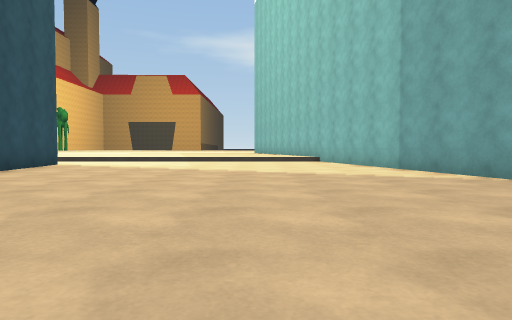
view 1 (above)

22 first-person views from a walk through a Unity game level. The camera is 0.55 m above the floor, tilts 2° down and sees 75° across. The floor is counted in squares, 1 m on a side. Each view is taken from the middle of a square. On the plan, view 1 faces up. The plan holds only what a view shows up to about 9 squares ahead; the rest is blank. The place goes on beyond the plan. Surface patterns are stand-ins for the level's own textures.

view 2
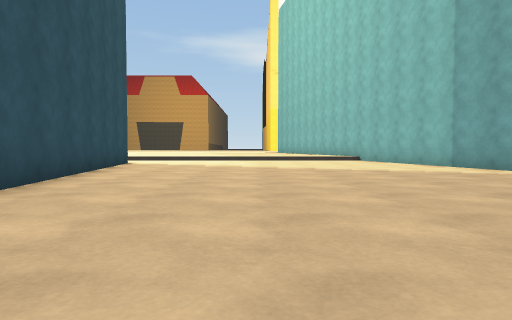

view 3
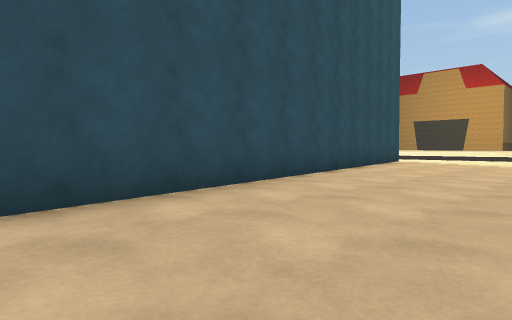

view 4
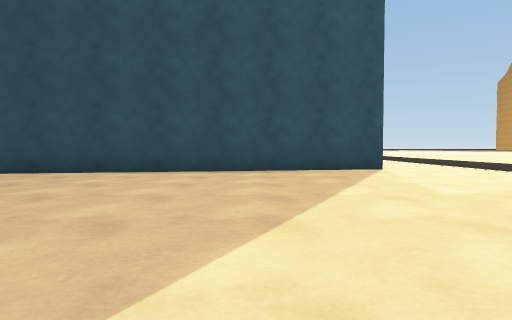

view 5
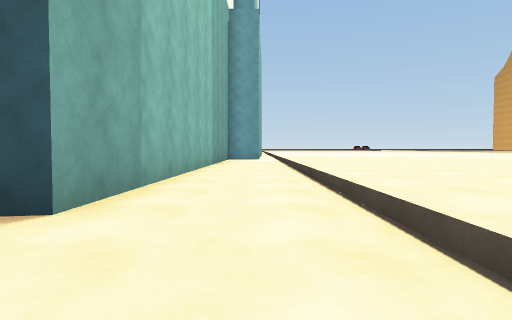

view 6
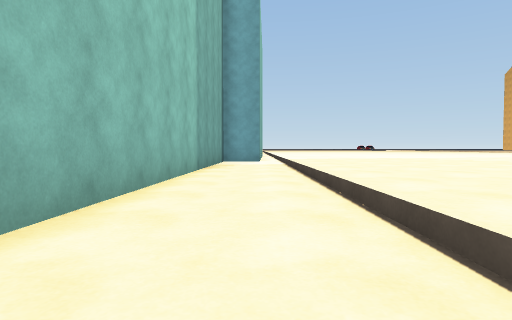

view 7
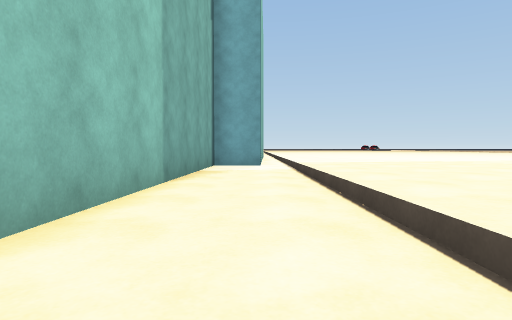

view 8
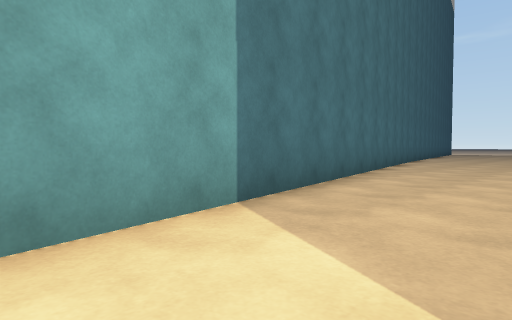

view 9
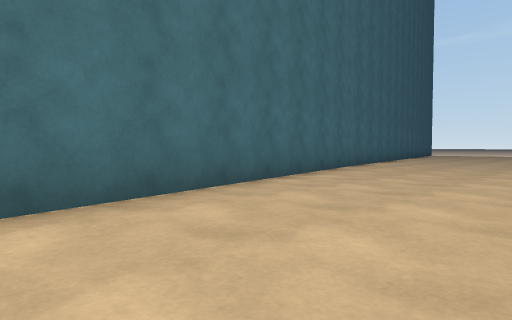

view 10
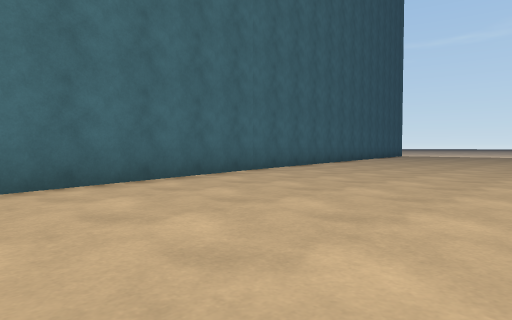

view 11
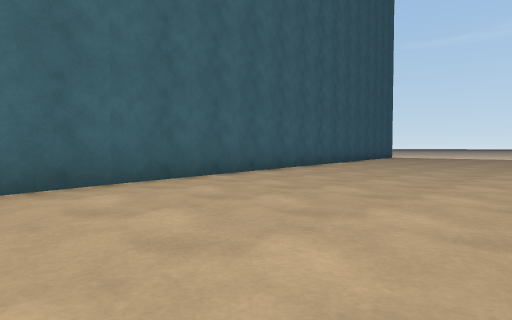

view 12
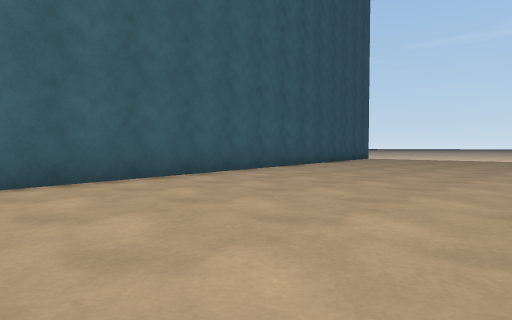

view 13
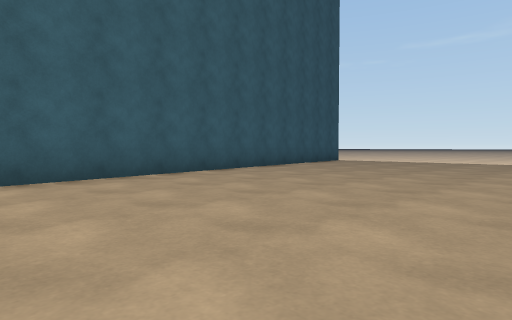

view 14
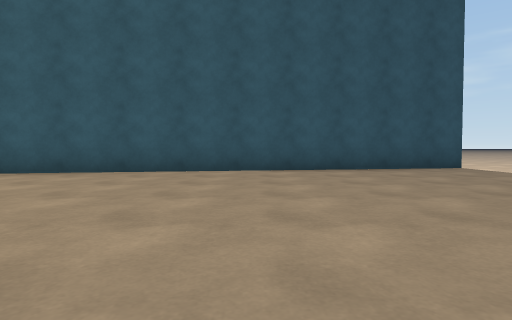

view 15
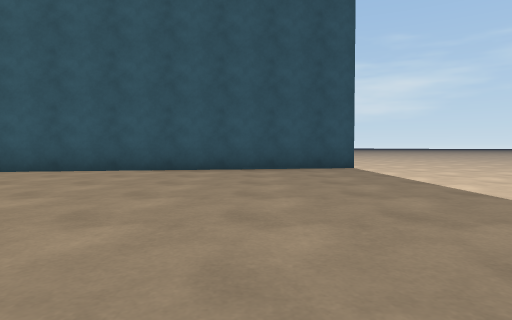

view 16
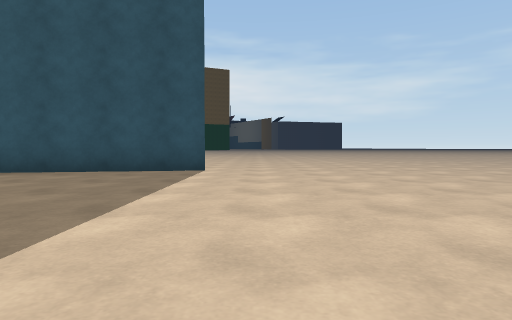

view 17
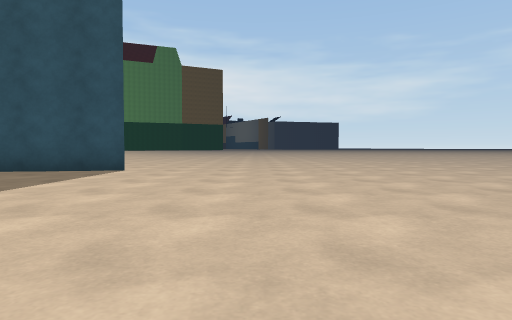

view 18
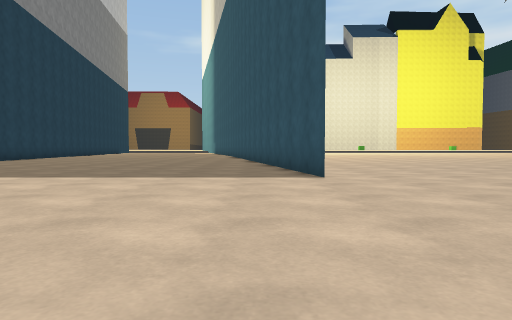

view 19
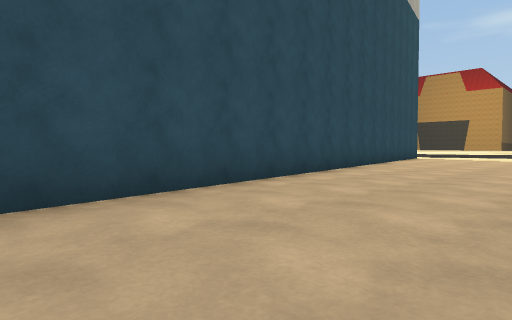

view 20
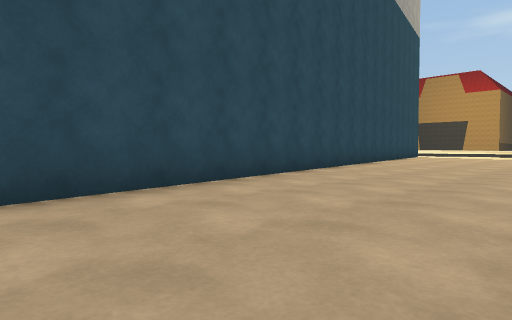

view 21
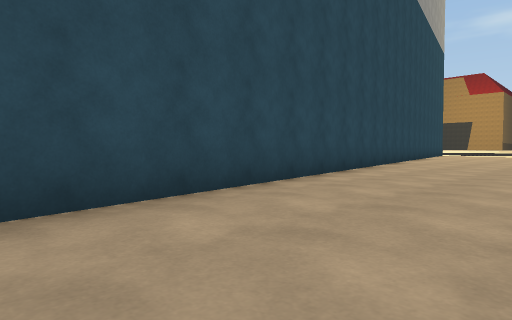

view 22
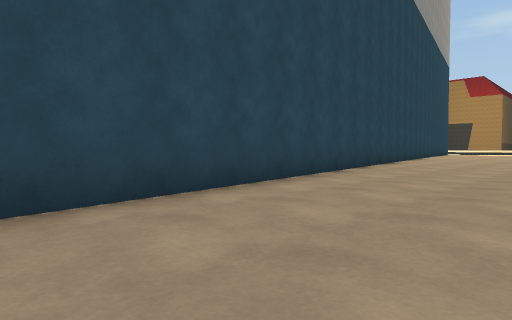

### Floor plan
Key: @ floor where view 1 was taken; # wall or solid block; . floor; ^ raised ledge.
Columns run from 18 left of view 1 to 13 right of it. Each row starts with its distance up from view 1.
 15 ^^^^^^^^^^^^^
 14 ^^^^^^^^^^^^^^
 13 ...............
 12 ####............
 11     ########......
 10            #.......
  9             #.........#
  8             #.........#
  7             #.........#
  6             #..........#
  5             #..........#
  4             #..........#
  3              #.........#
  2              #.........#
  1              #..........#
  0              #....@.....#
 -1              #..........#
 -2              #..........#
 -3               #..........#
 -4               #..........#
 -5               #.... .....#
 -6               #.... .....#
 -7               #..........#
 -8                #..........#
 -9                #..........#
-10                #..........#
-11                #..........#
-12                #..........#
-13                #..........#
-14                 #..........#
-15                 #... ......#
-16                 #... ......#
-17                 #..........#
-18                 #..........#
-19                 #..........#
-20                  #..........#
-21                  #..........#...
-22                     ........#...
-23                      .......#...
-24                      ...........
-25                     ............
-26                      ..........
-27                     ...........
-28                      .........
-29                       ........
-30                        .......
-31                          .....
-32                           ....
-33                             ..

Where each view was taken, in squares from view 1:
view 1: 0 up, 0 right, facing up
view 2: 1 down, 2 left, facing up
view 3: 3 down, 1 left, facing up-left
view 4: 8 up, 2 right, facing left
view 5: 13 up, 4 left, facing left
view 6: 13 up, 7 left, facing left
view 7: 13 up, 10 left, facing left
view 8: 8 up, 2 right, facing down-right
view 9: 3 up, 2 right, facing down-right
view 10: 0 up, 1 right, facing down-right
view 11: 4 down, 2 right, facing down-right
view 12: 7 down, 2 right, facing down-right
view 13: 10 down, 2 right, facing down-right
view 14: 18 down, 1 right, facing right
view 15: 21 down, 1 right, facing right
view 16: 25 down, 2 right, facing right
view 17: 27 down, 2 right, facing right
view 18: 30 down, 9 right, facing up
view 19: 8 down, 0 right, facing up-left
view 20: 11 down, 1 right, facing up-left
view 21: 16 down, 1 right, facing up-left
view 22: 21 down, 2 right, facing up-left
